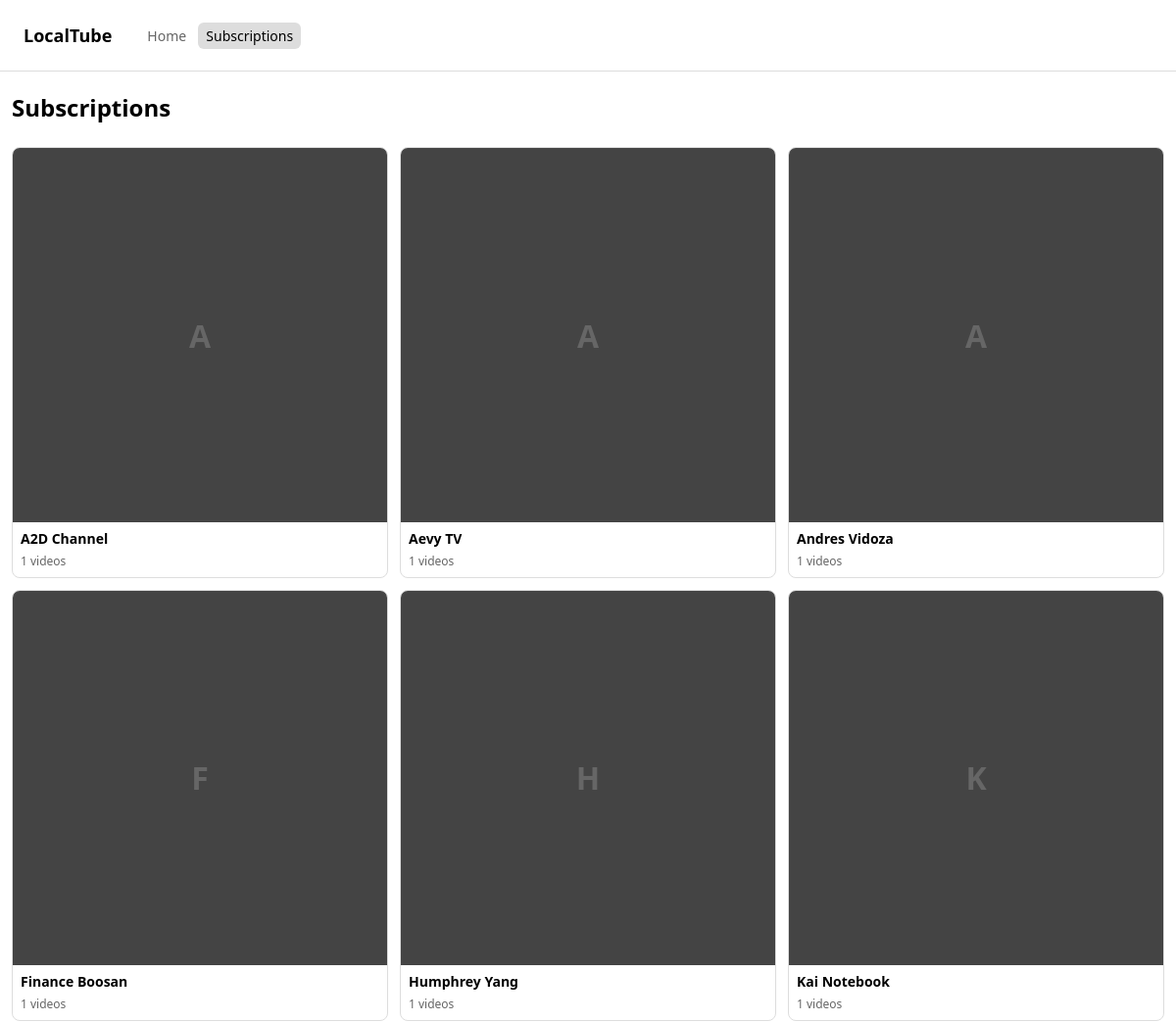
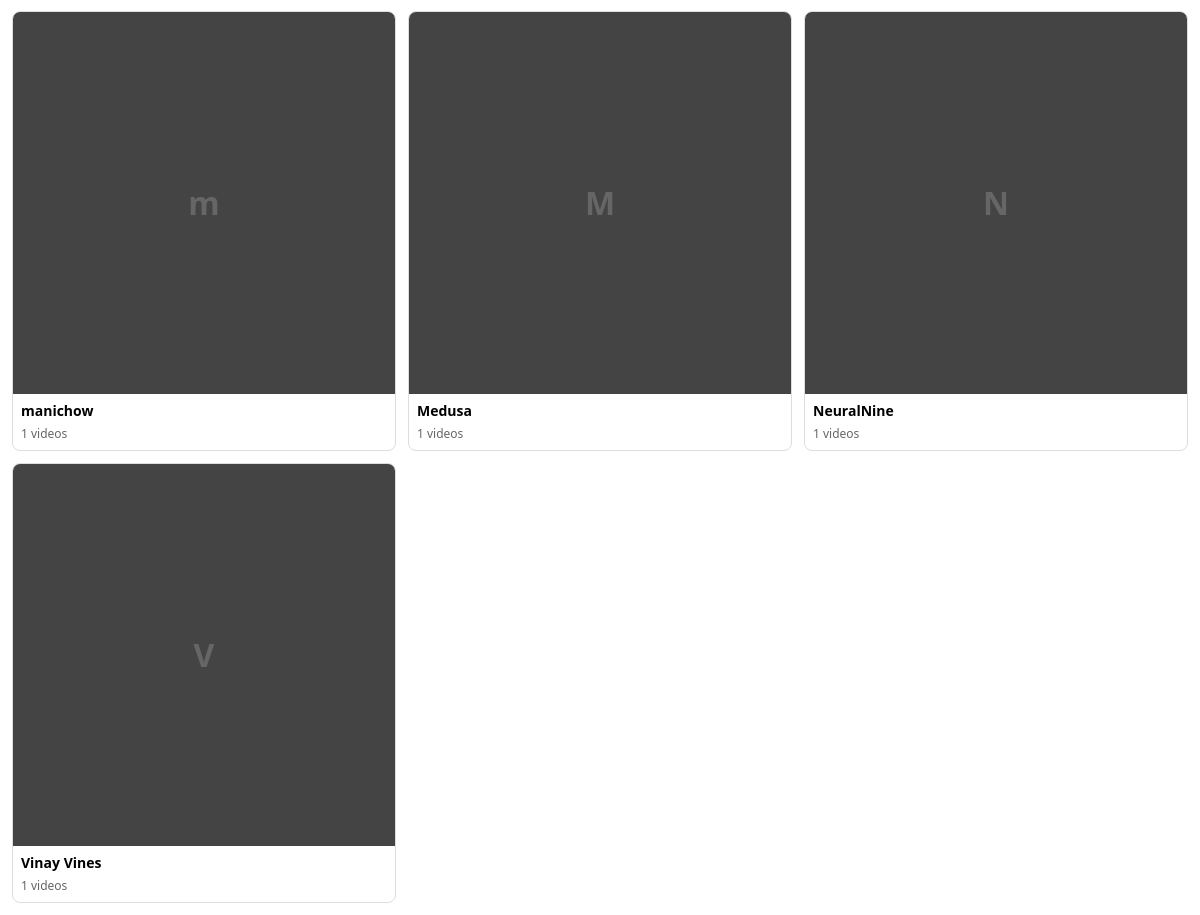
Screenshot of /subscriptions with the database file from the repository (2 pictures, top to bottom).
### tables this page shows
CREATE TABLE channels (
                id INTEGER PRIMARY KEY AUTOINCREMENT,
                name TEXT NOT NULL,
                path TEXT NOT NULL,
                profile_image TEXT,
                created_at TIMESTAMP DEFAULT CURRENT_TIMESTAMP
            );

### app.py (the view)
@app.route("/subscriptions")
def subscriptions():
    channels = get_subscriptions()
    return render_template("subscriptions.html", channels=channels, active="subscriptions")

### app.py (called while the page is built)
def get_db():
    return sqlite3.connect(DB_FILE)

def get_subscriptions():
    with get_db() as conn:
        cur = conn.cursor()
        cur.execute("""
            SELECT
                c.name,
                COUNT(v.id) as video_count
            FROM channels c
            JOIN videos v ON v.channel_id = c.id
            WHERE v.deleted = 0
            GROUP BY c.id
            HAVING video_count > 0
            ORDER BY c.name COLLATE NOCASE
        """)
        rows = cur.fetchall()
    result = []
    for name, count in rows:
        result.append(
            (name, count, get_channel_avatar(name))
        )
    return result

def get_channel_avatar(channel_name):
    avatar = Path(
        f"{THUMBNAILS_ROOT.parents[2]}/images/channel_profiles/{channel_name}.jpg"
    )
    if avatar.exists():
        return str(avatar.resolve())
    return None

### templates/subscriptions.html
{% extends "base.html" %}
{% block content %}
<h2 style="padding:12px;">Subscriptions</h2>
<div class="grid">
    {% for name, count, avatar in channels %}
    <a class="card" href="/channel/{{ name }}">
        <div class="thumb avatar">
            {% if avatar %}
                <img src="/media/thumb?path={{ avatar }}" loading="lazy">
            {% else %}
                <div class="no-thumb">{{ name[0] }}</div>
            {% endif %}
        </div>
        <div class="meta">
            <div class="title">{{ name }}</div>
            <div class="channel">{{ count }} videos</div>
        </div>
    </a>
    {% endfor %}
</div>
{% endblock %}

### templates/base.html (shortened to what this page needs)
<!doctype html>
<html lang="en">
<head>
    <link rel="stylesheet" href="/static/css/style.css">
</head>
<body>
<header class="topbar">
    <h1 class="logo">
        <a href="/">LocalTube</a>
    </h1>
    <nav class="nav">
        <a href="/" class="{% if active == 'home' %}active{% endif %}">Home</a>
        <a href="/subscriptions" class="{% if active == 'subscriptions' %}active{% endif %}">
            Subscriptions
        </a>
    </nav>
</header>
<main>
    {% block content %}{% endblock %}
</main>
</body>
</html>

### static/css/style.css (style rules this page uses)
:root { --bg: #ffffff; --card-bg: #ffffff; --text: #000000; --subtext: #666666; --border: #dddddd; }
body { margin: 0; font-family: system-ui, -apple-system, BlinkMacSystemFont, sans-serif; background: var(--bg); color: var(--text); }
a { color: inherit; text-decoration: none; }
h1, h2 { padding: 12px; margin: 0; }
.grid { display: grid; gap: 12px; padding: 12px; grid-template-columns: repeat(auto-fit, minmax(180px, 1fr)); }
@media (min-width: 900px) { .grid { grid-template-columns: repeat(3, 1fr); } }
.card { display: block; background: var(--card-bg); border: 1px solid var(--border); border-radius: 8px; overflow: hidden; transition: transform 0.15s ease, box-shadow 0.15s ease; }
.thumb { width: 100%; aspect-ratio: 16 / 9; background: #444; display: flex; align-items: center; justify-content: center; }
.no-thumb { font-size: 12px; color: var(--subtext); }
.meta { padding: 8px; }
.title { font-size: 14px; font-weight: 600; line-height: 1.35; margin-bottom: 4px; display: -webkit-box; -webkit-box-orient: vertical; -webkit-line-clamp: 2; display: box; line-clamp: 2; overflow: hidden; }
.channel { font-size: 12px; color: var(--subtext); }
.topbar { display: flex; align-items: center; gap: 16px; padding: 12px; border-bottom: 1px solid var(--border); background: var(--card-bg); }
.logo { font-size: 18px; margin: 0; }
.nav a { font-size: 14px; color: var(--subtext); }
main { padding-top: 8px; }
.avatar { aspect-ratio: 1 / 1; }
.avatar .no-thumb { font-size: 32px; font-weight: bold; }
.nav a { padding: 4px 8px; border-radius: 6px; }
.nav a.active { background: var(--border); color: var(--text); }

### rows the page displays
channels: name "A", name "A2D Channel", count "1"
channels: name "A", name "Aevy TV", count "1"
channels: name "A", name "Andres Vidoza", count "1"
channels: name "F", name "Finance Boosan", count "1"
channels: name "H", name "Humphrey Yang", count "1"
channels: name "K", name "Kai Notebook", count "1"
channels: name "m", name "manichow", count "1"
channels: name "M", name "Medusa", count "1"
channels: name "N", name "NeuralNine", count "1"
channels: name "V", name "Vinay Vines", id "1"
